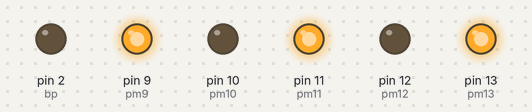
A sketch run on a simulated Arduino Uno, built with avr-gcc and run on an emulated ATmega328P. Shown: output pins drawn as LEDs (lit = HIGH).

Above: at 0.1 s.
Timing chart, 0 to 1.6 s (numbered marks = the images above):
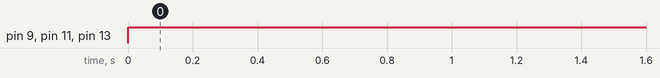

The sketch:

P1_T3.ino
```cpp
const int pm13 = 13;
const int pm12 = 12;
const int pm11 = 11;
const int pm10 = 10;
const int pm9 = 9;
const int bp = 2;

int buttonState = 0;

void setup()
{
  pinMode(pm13, OUTPUT);
  pinMode(pm12, OUTPUT);
  pinMode(pm11, OUTPUT);
  pinMode(pm10, OUTPUT);
  pinMode(pm9, OUTPUT);
  pinMode(bp, OUTPUT);
}

void loop()
{
  buttonState = digitalRead(bp);

  if(buttonState == HIGH){
    digitalWrite(pm13, LOW);
    digitalWrite(pm12, HIGH);
    digitalWrite(pm11, LOW);
    digitalWrite(pm10, HIGH);
    digitalWrite(pm9, LOW);
  }
  else{
    digitalWrite(pm13, HIGH);
    digitalWrite(pm12, LOW);
    digitalWrite(pm11, HIGH);
    digitalWrite(pm10, LOW);
    digitalWrite(pm9, HIGH);
  }
}
```

Measured:
- by itself, pin 9 (pm9), pin 11 (pm11), pin 13 (pm13): LOW → HIGH at 0.00 s
